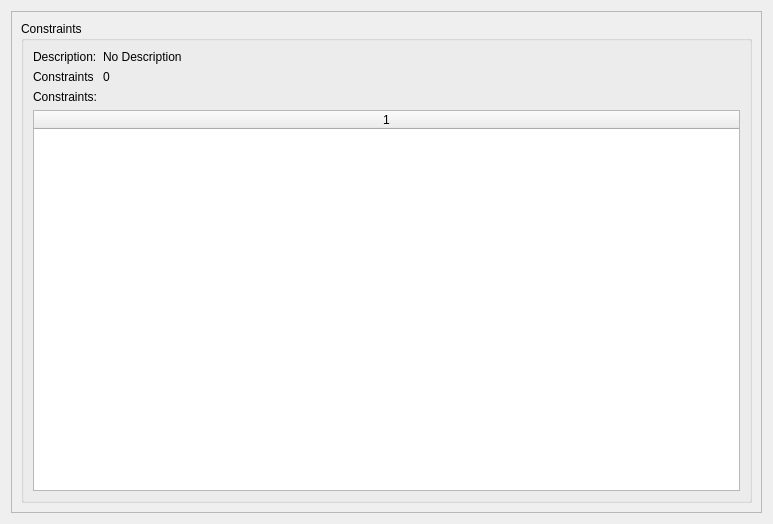
<?xml version="1.0" encoding="UTF-8"?>
<ui version="4.0">
 <class>ConstraintWidget</class>
 <widget class="QWidget" name="ConstraintWidget">
  <property name="geometry">
   <rect>
    <x>0</x>
    <y>0</y>
    <width>773</width>
    <height>524</height>
   </rect>
  </property>
  <property name="windowTitle">
   <string>Constraints</string>
  </property>
  <layout class="QGridLayout" name="gridLayout">
   <item row="0" column="0">
    <widget class="QScrollArea" name="_contactScroll">
     <property name="horizontalScrollBarPolicy">
      <enum>Qt::ScrollBarAlwaysOff</enum>
     </property>
     <property name="widgetResizable">
      <bool>true</bool>
     </property>
     <widget class="QWidget" name="_contactContents">
      <property name="geometry">
       <rect>
        <x>0</x>
        <y>0</y>
        <width>737</width>
        <height>536</height>
       </rect>
      </property>
      <layout class="QGridLayout" name="gridLayout_3">
       <item row="0" column="0">
        <widget class="QGroupBox" name="_contactsGroupBox">
         <property name="title">
          <string>Constraints</string>
         </property>
         <layout class="QGridLayout" name="gridLayout_6">
          <item row="0" column="0">
           <layout class="QFormLayout" name="_contactFormLayout">
            <item row="0" column="0">
             <widget class="QLabel" name="_constraintsDescriptionLabel">
              <property name="text">
               <string>Description:</string>
              </property>
             </widget>
            </item>
            <item row="0" column="1">
             <widget class="QLabel" name="_constraintsDescription">
              <property name="text">
               <string>No Description</string>
              </property>
              <property name="wordWrap">
               <bool>true</bool>
              </property>
             </widget>
            </item>
            <item row="1" column="0">
             <widget class="QLabel" name="_constraintsLabel">
              <property name="text">
               <string>Constraints</string>
              </property>
             </widget>
            </item>
            <item row="1" column="1">
             <widget class="QLabel" name="_constraints">
              <property name="text">
               <string>0</string>
              </property>
             </widget>
            </item>
           </layout>
          </item>
          <item row="1" column="0">
           <layout class="QVBoxLayout" name="_contactLayout">
            <item>
             <widget class="QLabel" name="_constraintListLabel">
              <property name="text">
               <string>Constraints:</string>
              </property>
             </widget>
            </item>
            <item>
             <widget class="QTableWidget" name="_constraintTable">
              <property name="editTriggers">
               <set>QAbstractItemView::NoEditTriggers</set>
              </property>
              <property name="selectionBehavior">
               <enum>QAbstractItemView::SelectRows</enum>
              </property>
              <property name="columnCount">
               <number>1</number>
              </property>
              <attribute name="horizontalHeaderShowSortIndicator" stdset="0">
               <bool>true</bool>
              </attribute>
              <attribute name="horizontalHeaderStretchLastSection">
               <bool>true</bool>
              </attribute>
              <attribute name="verticalHeaderVisible">
               <bool>false</bool>
              </attribute>
              <attribute name="verticalHeaderDefaultSectionSize">
               <number>20</number>
              </attribute>
              <column/>
             </widget>
            </item>
           </layout>
          </item>
         </layout>
        </widget>
       </item>
      </layout>
     </widget>
    </widget>
   </item>
  </layout>
 </widget>
 <resources/>
 <connections/>
</ui>
